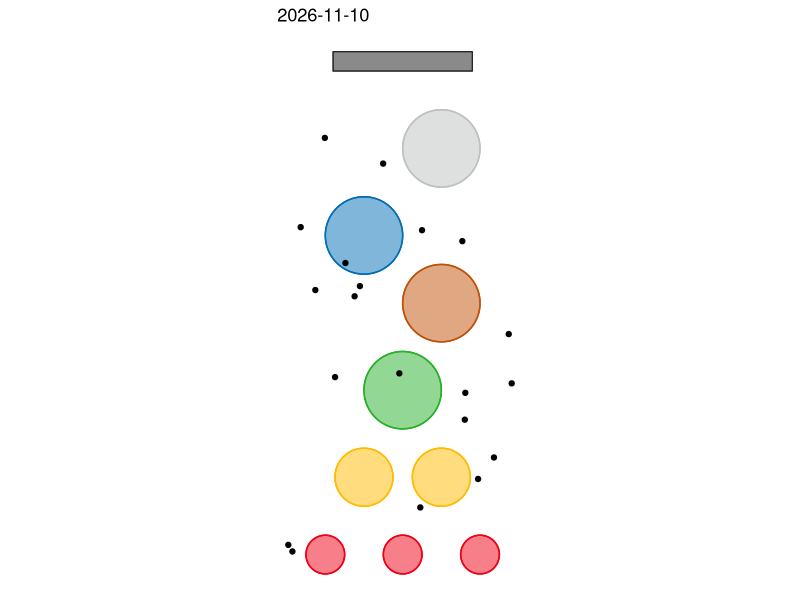
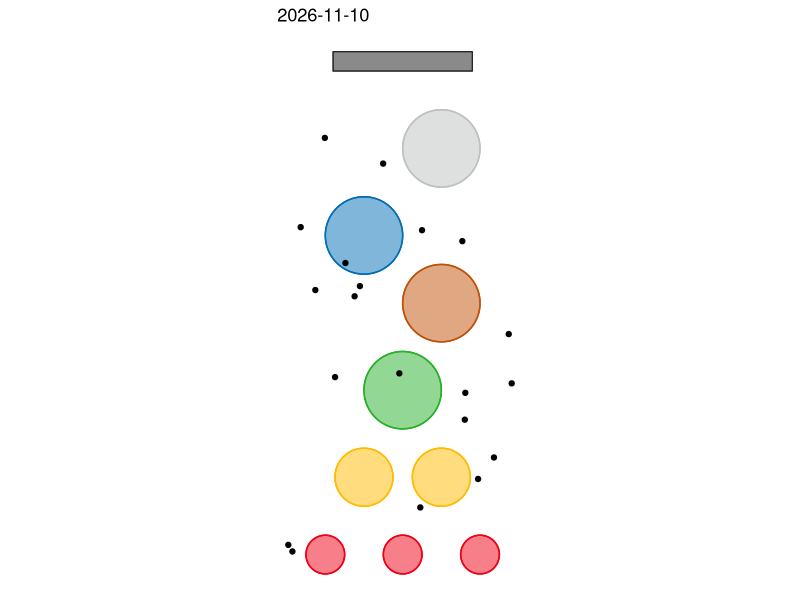

Write the R code that produced these figures, in order.
# load packages
library(ggplot2)
library(dplyr)
library(ggforce)

# generate a random vector of numbers within the field boundaries
# set seed
set.seed(as.numeric(Sys.Date()))

y <- runif(20, min = 0.0, max = 14)
x <- runif(20, min = 0.0, max = 6)

df <- data.frame(x,y)

# load data
dat <- readr::read_csv("data/targets.csv")

#---- target colors ----
t_red <- "#F00016"

red_target <- dat %>%
  filter(color == "red")

t_yellow <- "#FFBB00"

yellow_target <- dat %>%
  filter(color == "yellow")

t_green <- "#27B028"

green_target <- dat %>%
  filter(color == "green")

t_brown <- "#BF5107"

brown_target <- dat %>%
  filter(color == "brown")

t_blue <- "#006EB4"

blue_target <- dat %>%
  filter(color == "blue")

t_white <- "#BDC1C0"

white_target <- dat %>%
  filter(color == "white")

t_trench <- "#141615"

#---- create base visual ----
tg <- ggplot() + 
  geom_circle(data = red_target, aes(x0=x, y0=y, r=size), color = t_red,
              fill = t_red, alpha = .5) +
  
  geom_circle(data = yellow_target, aes(x0=x, y0=y, r=size), color = t_yellow,
              fill = t_yellow, alpha = .5) +
  
  geom_circle(data = green_target, aes(x0=x, y0=y, r=size), color = t_green,
              fill = t_green, alpha = .5) +
  
  geom_circle(data = brown_target, aes(x0=x, y0=y, r=size), color = t_brown,
              fill = t_brown, alpha = .5) +
  
  geom_circle(data = blue_target, aes(x0=x, y0=y, r=size), color = t_blue,
              fill = t_blue, alpha = .5) +
  
  geom_circle(data = white_target, aes(x0=x, y0=y, r=size), color = t_white,
              fill = t_white, alpha = .5) +
  
  geom_rect(aes(xmin = 1.2, xmax = 4.8, ymin = 13.5, ymax = 14), fill = t_trench,
            color = t_trench, linewidth = .3, alpha = .5) +
  coord_equal() +
  theme_classic()

#---- point plot ----
tg +
  geom_point(data = df, aes(x, y)) +
  geom_circle(data = red_target, aes(x0=x, y0=y, r=size), color = t_red) +
  
  geom_circle(data = yellow_target, aes(x0=x, y0=y, r=size), color = t_yellow) +
  
  geom_circle(data = green_target, aes(x0=x, y0=y, r=size), color = t_green) +
  
  geom_circle(data = brown_target, aes(x0=x, y0=y, r=size), color = t_brown) +
  
  geom_circle(data = blue_target, aes(x0=x, y0=y, r=size), color = t_blue) +
  
  geom_circle(data = white_target, aes(x0=x, y0=y, r=size), color = t_white) +
  
  geom_rect(aes(xmin = 1.2, xmax = 4.8, ymin = 13.5, ymax = 14),
            color = t_trench, linewidth = .3, fill = NA) +
  theme_void() +
  labs(title = Sys.Date())

# save plot
ggsave("plots/daily-game.png")    
unlink("Rplots.pdf")

#---- mutate {in_target} ----
df <- df |>
  mutate(in_red1 = sqrt((1 - x)^2 + (1 - y)^2) < .5,
         in_red2 = sqrt((3 - x)^2 + (1 - y)^2) < .5,
         in_red3 = sqrt((5 - x)^2 + (1 - y)^2) < .5,
         in_yellow1 = sqrt((2 - x)^2 + (3 - y)^2) < .75,
         in_yellow2 = sqrt((4 - x)^2 + (3 - y)^2) < .75,
         in_green = sqrt((3 - x)^2 + (5.25 - y)^2) < 1,
         in_brown = sqrt((4 - x)^2 + (7.5 - y)^2) < 1,
         in_blue = sqrt((2 - x)^2 + (9.25 - y)^2) < 1,
         in_white = sqrt((4 - x)^2 + (11.5 - y)^2) < .5,
         in_trench = x > 1.2 & x < 13.5 & y > 13.5 & y < 14)

#---- mutate {in_overall} ----
df |>
  mutate(anyTRUE = if_any(.cols = contains('in'), I))

